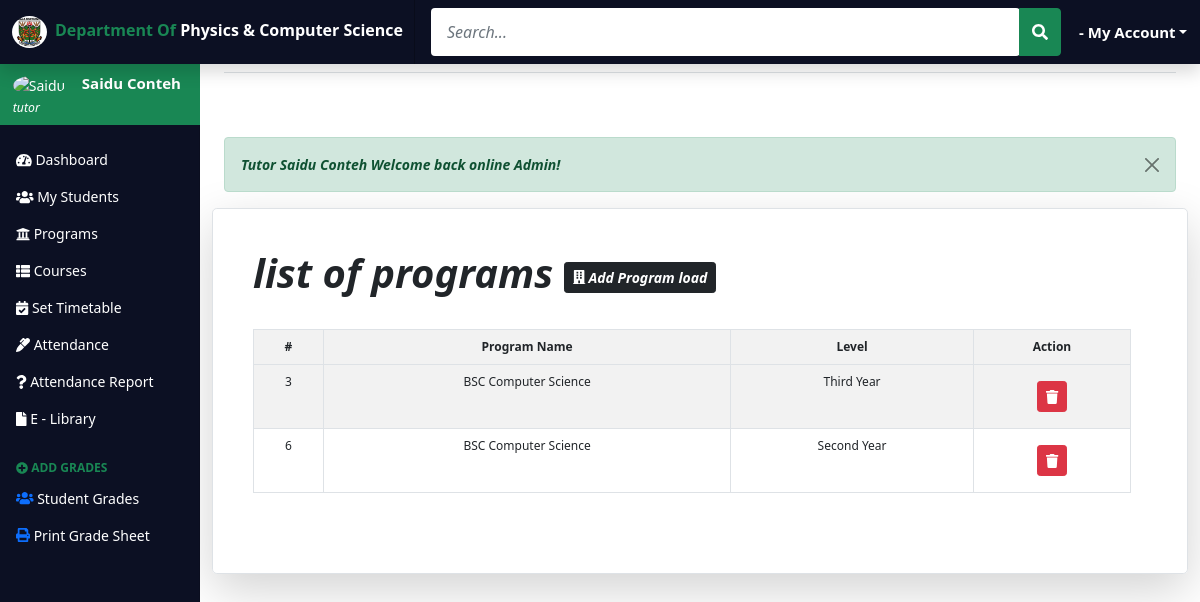
The app's page /tutor/faculty-add-program.php (signed in) with its own data.
### tables this page shows
CREATE TABLE IF NOT EXISTS `tbltutorprogram` (
  `tut_programID` int(11) NOT NULL AUTO_INCREMENT,
  `prog_ID` int(11) DEFAULT NULL,
  `level_ID` int(11) DEFAULT NULL,
  `tut_ID` int(11) DEFAULT NULL,
  PRIMARY KEY (`tut_programID`),
  KEY `prog_ID` (`prog_ID`),
  KEY `level_ID` (`level_ID`),
  KEY `tut_ID` (`tut_ID`)
);

CREATE TABLE IF NOT EXISTS `tblprograms` (
  `prog_ID` int(11) NOT NULL AUTO_INCREMENT,
  `program_Name` varchar(50) DEFAULT NULL,
  PRIMARY KEY (`prog_ID`)
);

CREATE TABLE IF NOT EXISTS `tbllevel` (
  `level_ID` int(11) NOT NULL AUTO_INCREMENT,
  `level_Name` varchar(50) DEFAULT NULL,
  PRIMARY KEY (`level_ID`)
);

### tutor/faculty-add-program.php (the view, shortened to what this page needs)
<?php
 require 'faculty-dashboard-header.php';
 require 'faculty-dashboard-sidebar.php';
?>
    <main class="col-md-9 ms-sm-auto col-lg-10 px-md-4 mt-5">
<div class="row">
<div class="col-md-12">
<div class="my-5">
            <?php
            if(isset($_SESSION['status']) && ($_SESSION['type'] == "success"))
            {
                ?>
                    <div class="alert alert-success alert-dismissible fade show fw-bold fst-italic mt-3" role="alert">
                    <strong>Tutor <?php echo $_SESSION['firstname']." ".$_SESSION['lastname']; ?> </strong> <?php echo $_SESSION['status']; ?>
                    <button type="button" class="btn-close" data-bs-dismiss="alert" aria-label="Close"></button>
                    </div>
                <?php
            }else if (isset($_SESSION['status']) && ($_SESSION['type'] == "error")){
            ?>
                    <div class="alert alert-danger alert-dismissible fade show fw-bold fst-italic" role="alert">
                            <strong>Tutor <?php echo $_SESSION['firstname']." ".$_SESSION['lastname']; ?></strong> <?php echo $_SESSION['status']; ?>
                            <button type="button" class="btn-close" data-bs-dismiss="alert" aria-label="Close"></button>
                            </div>
                    <?php
                         unset($_SESSION['status']);
                    }
                ?>
    <div class="row p-4 pb-0 pe-lg-3 align-items-center rounded-3 border shadow-lg">
      <div class="p-3 pt-lg-3">
  <h6 class="display-6 fw-bold lh-2 fst-italic">list of programs  <span class="btn btn-dark btn-sm fst-italic fw-bold" data-bs-toggle="modal" data-bs-target="#Modal1"><i class="fas fa-building"></i> Add Program load</span></h6>
    <div class="row row-cols-1 align-items-stretch g-4 py-5">
<div class="row">
<div class="col-md-12">
<table class="table table-striped table-bordered table-hover table-responsive" style="font-size:12px" cellspacing="0">
<tr class="text-center">
            <th scope="col">#</th>
            <th scope="col">Program Name</th>
            <th scope="col">Level</th>
            <th scope="col">Action</th>
          </tr>
          <tbody class="text-center">
          <tr>
  <?php
  include '../includes/connection.php';
      $tut_id = $_SESSION['id'];
      $sql = "SELECT * FROM `tbltutorprogram`
      JOIN tblprograms ON tbltutorprogram.prog_ID = tblprograms.prog_ID
      JOIN tbllevel ON tbllevel.level_ID = tbltutorprogram.level_ID
      JOIN tbltutor ON tbltutor.id = tbltutorprogram.tut_ID
      WHERE tbltutorprogram.tut_ID = '$tut_id'";
      $result = mysqli_query($conn, $sql);
          if(!empty($result) && mysqli_num_rows($result) > 0) {
        while ($row = mysqli_fetch_assoc($result)){ ?>
            <td><?php echo $row['tut_programID'];?></td>
            <td><?php echo $row['program_Name'];?></td>
            <td><?php echo $row['level_Name'];?></td>
            <td>
            <div class="btn-group py-2">
  <a href="controller.php?facultydeleteprogram=<?php echo $row['tut_programID'];?>" class="text-white mr-2 text-decoration-none btn btn-danger btn-sm" onclick="return confirm('Do you want to remove this program?')";
    title="Delete"><i class="fas fa-trash"></i></a>
</div>
</td>
          </tr>
     <?php }
        }
        ?>
</table>
</div>
</div>
      </div>
    </div>
  </div>
</div>
</div>
</div>
</main>
<?php require 'faculty-dashboard-footer.php';?>

### assets/css/dashboard.css (style rules this page uses)
:root { --bs-blue: #0d6efd; --bs-indigo: #6610f2; --bs-purple: #6f42c1; --bs-pink: #d63384; --bs-red: #dc3545; --bs-orange: #fd7e14; --bs-yellow: #ffc107; --bs-green: #198754; --bs-teal: #20c997; --bs-cyan: #0dcaf0; --bs-white: #fff; --bs-gray: #6c757d; --bs-gray-dark: #343a40; --bs-primary: #0d6efd; --bs-secondary: #6c757d; --bs-success: #198754; --bs-info: #0dcaf0; --bs-warning: #ffc107; --bs-danger: #dc3545; --bs-light: #f8f9fa; --bs-dark: #212529; --dark: #0c1023; --bs-font-sans-serif: system-ui,-apple-system,"Segoe UI",Roboto,"Helvetica Neue",Arial,"Noto Sans","Liberation Sans",sans-serif,"Apple Color Emoji","Segoe UI Emoji","Segoe UI Symbol","Noto Color Emoji"; --bs-font-monospace: SFMono-Regular,Menlo,Monaco,Consolas,"Liberation Mono","Courier New",monospace; --bs-gradient: linear-gradient(180deg, rgba(255, 255, 255, 0.15), rgba(255, 255, 255, 0)); }
body { font-size: .875rem; }
.text-center { text-align: center !important; }

### records on screen
tbltutorprogram: tut_programID "3", prog_ID.program_Name "BSC Computer Science", level_ID.level_Name "Third Year"
tbltutorprogram: tut_programID "6", prog_ID.program_Name "BSC Computer Science", level_ID.level_Name "Second Year"

### other values on screen
$_SESSION['firstname'] "Saidu"
$_SESSION['lastname'] "Conteh"
$_SESSION['status'] "Welcome back online Admin!"
